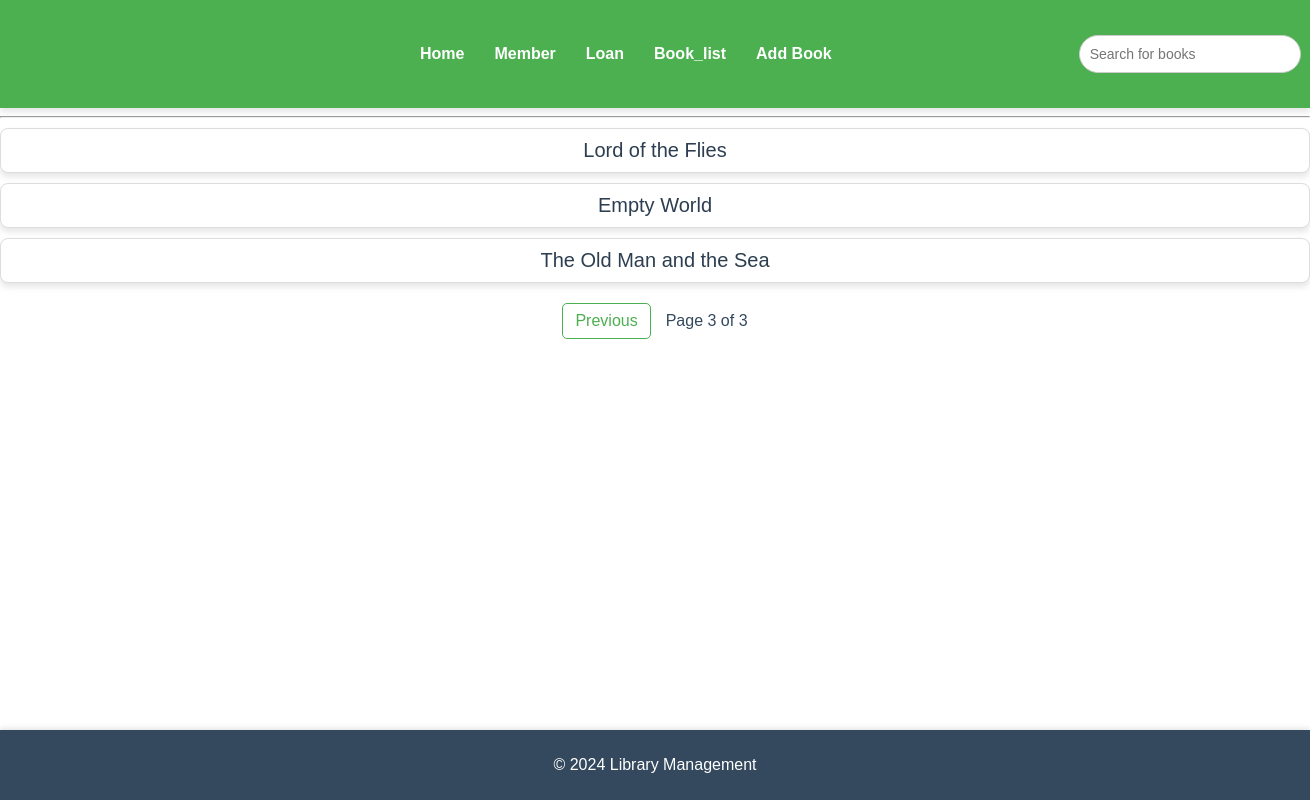
The page /book_list/?page=3 on the database as committed earlier.
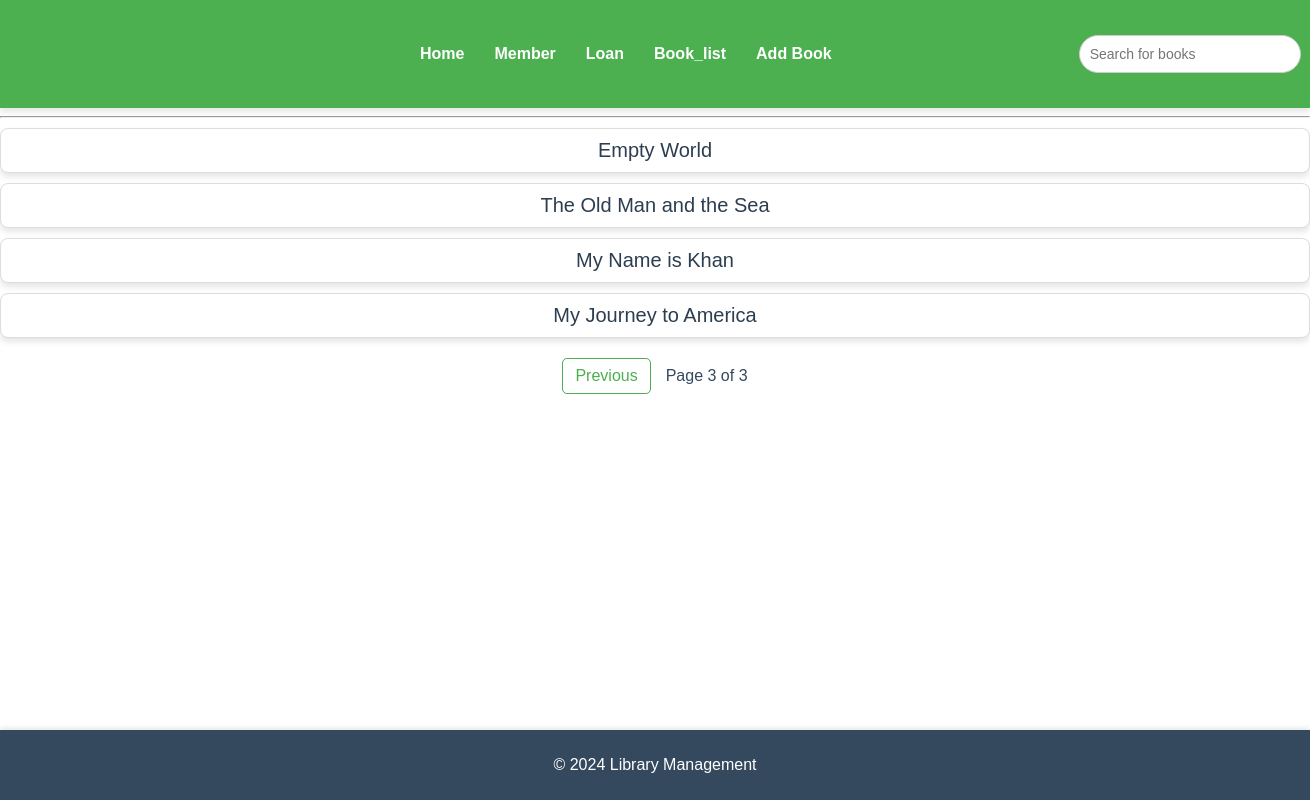
The same page on the database as committed later.
### home/models.py (models this page shows, shortened)
class Book(models.Model):
    title=models.CharField(max_length=50)
    author=models.CharField(max_length=50)
    isbn=models.CharField(max_length=100)
    publish_date=models.DateField(auto_now_add=True)
    available_copies=models.IntegerField()

### home/views.py (the view)
# urls.py: path('book_list/',views.book_list),
def book_list(request):
   books=Book.objects.all()
   paginator=Paginator(books,5)
   page_number=request.GET.get('page')
   page_obj=paginator.get_page(page_number)
   return render(request,'home/book_list.html',{'page_obj':page_obj})

### home/templates/home/book_list.html (shortened to what this page needs)
{% extends 'base.html' %}
{% load static %}
{% block extra_css %}
<link rel="stylesheet" type="text/css" href="{% static 'home/book_list.css' %}">
{% endblock %}
{% block content %}
{% for book in page_obj %}
    <p class="page_container">{{ book.title }}</p>
{% endfor %}
<div class="page2_container">
  {% if page_obj.has_previous %}
    <a href="?page={{ page_obj.previous_page_number }}">Previous</a>
  {% endif %}
  Page {{ page_obj.number }} of {{ page_obj.paginator.num_pages }}
</div>
{% endblock %}

Rows that differ between the two databases and show on the page:
no longer on this page (row unchanged): Book: title "Lord of the Flies"
added Book: title "My Name is Khan"
added Book: title "My Journey to America"
